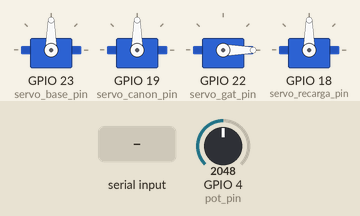
Bench run of a sketch on a simulated ESP32. Parts: 4 × servo. Inputs (shaded band) come from the test bench; at power-on: GPIO 4 (pot_pin) = 2048. Nothing arrives over Bluetooth unless stated; what the sketch prints to the serial monitor is not drawn.

Above: at 1.2 s.
1.3 s: "30,150,10\n" received over the second serial link
At 3.5 s:
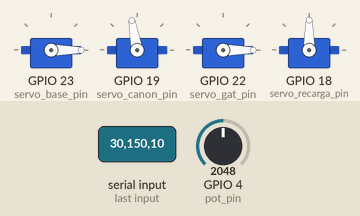
3.8 s: "3\n" received over the second serial link
At 5.5 s:
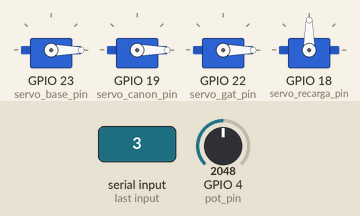
6.3 s: "6\n" received over the second serial link
At 8.5 s:
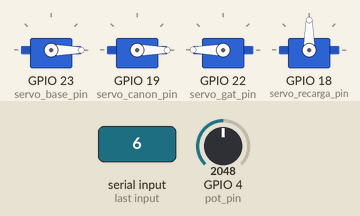
8.8 s: "30,150\n" received over the second serial link
At 10.5 s:
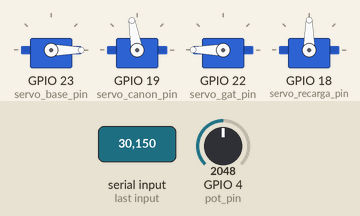
11.3 s: "1\n" received over the second serial link
At 13.5 s:
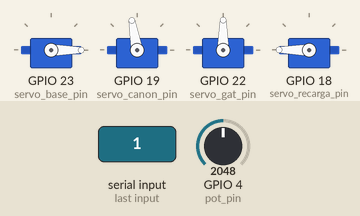
Timing chart, 0 to 20.8 s (numbered marks = the images above; inputs shaded):
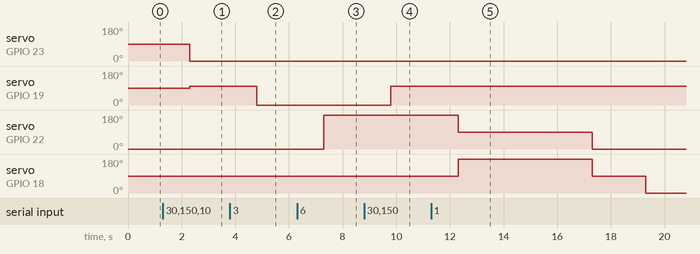

Measured:
- after the input at 1.3 s, servo on GPIO 23 (servo_base_pin): 90° → 0° after 1.0 s; servo on GPIO 19 (servo_canon_pin): 90° → 100° after 1.0 s
- after the input at 3.8 s, servo on GPIO 19 (servo_canon_pin): 100° → 0° after 1.0 s
- after the input at 6.3 s, servo on GPIO 22 (servo_gat_pin): 0° → 180° after 1.0 s
- after the input at 8.8 s, servo on GPIO 19 (servo_canon_pin): 0° → 100° after 1.0 s
- after the input at 11.3 s, servo on GPIO 22 (servo_gat_pin): 180° → 90° after 1.0 s, → 0° 5.0 s later; servo on GPIO 18 (servo_recarga_pin): 90° → 180° after 1.0 s, → 90° 5.0 s later, → 0° 2.0 s later

The sketch:

canon3.ino
```cpp
//librerias:
#include "BluetoothSerial.h"
#include <ESP32Servo.h>

Servo servoBase;
Servo servoCanon;
Servo servoGat;
Servo servoRecarga;

//-------------servo base

int servo_base_pin = 23;
int base_ang = 90;

//------------------servo  gatillo

int servo_gat_pin = 22;
int gat_ang = 0;
int gat_pos = 1;
//-------------------servo cañon

int servo_canon_pin = 19;
int canon_ang = 90;

//-------------------servo cuerda
int servo_recarga_pin = 18;
int recarga_ang = 90;

//potenciometro

int pot_pin = 4;
int pot_val;

//variables extras
int mode = 0;
String mensaje;


//chequear if el bluetooth esta disponible
#if !defined(CONFIG_BT_ENABLED) || !defined(CONFIG_BLUEDROID_ENABLED)
#error Bluetooth is not enabled! Please run `make menuconfig` to and enable it
#endif

// Check Serial Port Profile
#if !defined(CONFIG_BT_SPP_ENABLED)
#error Serial Port Profile for Bluetooth is not available or not enabled. It is only available for the ESP32 chip.
#endif
BluetoothSerial SerialBT;
TaskHandle_t Tarea0;

void setup() {

  Serial.begin(115200);
  SerialBT.begin("ESP32-Kevi");

  //segundo nuecleo
  xTaskCreatePinnedToCore(loop0, "Tarea_0",1000,NULL,1,&Tarea0,0);
  // cosas del bluetooth

  //pin modes

  servoBase.attach(servo_base_pin);
  servoBase.write(base_ang);
  servoCanon.attach(servo_canon_pin);
  servoCanon.write(canon_ang);
  servoGat.attach(servo_gat_pin);
  servoGat.write(gat_ang);
  servoRecarga.attach(servo_recarga_pin);
  servoRecarga.write(recarga_ang);
  pinMode(pot_pin, INPUT);
}


void loop() {
  //
  if (SerialBT.available()) {     // Verifica si hay datos disponibles en el buffer de Bluetooth
    mensaje = SerialBT.readString();  // Lee el mensaje completo y lo guarda en la variable
    Serial.print("Mensaje recibido: ");
    Serial.println(mensaje);
    if ((mensaje.length())>8){
    Serial.println(mensaje.length());
    Serial.println("Error en la cantidad de caracteres recibida");
    }
    Serial.println(mensaje);

    mode = mensaje.substring(0,1).toInt();
    Serial.println(mode);
    if (mode == 0 ){
      base_ang = (mensaje.substring(1,4)).toInt();
      canon_ang = (mensaje.substring(4,6)).toInt();
      Serial.println("modo cambio de angulos");

      //SerialBT.print("b");
      //SerialBT.println(base_ang);

      servoBase.write(base_ang);


    }
    else if (mode == 3 ){
      Serial.println("modo cambio de manual ");
      base_ang = (mensaje.substring(1,4)).toInt();
      canon_ang =((mensaje.substring(4,6)).toInt())*2;

      servoBase.write(base_ang);
      Serial.println(canon_ang);
      servoCanon.write(canon_ang);


    }
    if (mode ==6 ){
      servoGat.write(180);
      Serial.println("cargado");
    }
    else if (mode == 1){
      base_ang = (mensaje.substring(1,4)).toInt();
      canon_ang = (mensaje.substring(5)).toInt();

      if (base_ang == 0 && canon_ang == 0 ){
        servoGat.write(90);
        servoRecarga.write(180);
        Serial.println("recargando");
        delay(5000);
        servoGat.write(0);
        servoRecarga.write(90);
        delay(2000);
        servoRecarga.write(0);
        delay(5000);
        servoRecarga.write(90);
        Serial.println("recargado");
      }else{
        if (base_ang == 1){
          servoRecarga.write(180);
          delay(5000);
        }
        else{
          servoRecarga.write(0);
          delay(5000);
        }
        servoRecarga.write(90);
      }
    }
    else if (mode == 7){
      servoGat.write(90);
      Serial.println("disparando");
    }


  }


}

void loop0(void*parameter){
  while (1==1){

  //pot_val = analogRead(pot_pin);
  pot_val = map(analogRead(pot_pin), 0, 4095, 0, 270);
  Serial.println(pot_val);
  SerialBT.println(pot_val);
  delay(100);
  }

}

void writeCanon(int ang_canon){ /// para poner el angulo del cañon con el angulo que quiero

  pot_val = map(analogRead(pot_pin),0,4095,0,270);
  while (abs(pot_val - ang_canon) > 5){
    if (pot_val > ang_canon){
      servoCanon.write(150);
    }else{
      servoCanon.write(30);
    }
    pot_val = map(analogRead(pot_pin),0,4095,0,270);
    delay(50);
  }
  servoCanon.write(90);

}
```
